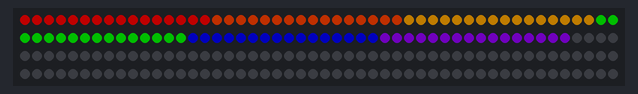
Bench run of a program on a simulated ESP8266 (Wemos D1 mini). Parts: 200 RGB LEDs in strip order, left to right, continuing on the next row. Dim RGB values are drawn brighter than linear; what the program prints to the serial monitor is not drawn.

Above: at 0.1 s.

The program:

main.cpp
```cpp
#include <Arduino.h>
#include <Adafruit_NeoPixel.h>


// ====== CONFIG ======
#define LED_PIN     12


Adafruit_NeoPixel strip(200, LED_PIN, NEO_GRB + NEO_KHZ800);

void setup() {
  // put your setup code here, to run once:
  Serial.begin(115200);
  strip.begin();
  strip.show();            // Initialize all pixels to 'off'
  strip.setBrightness(80); // 0–255, adjust to taste

}

void loop() {
  for(int i=0; i<16; i++) {
    strip.setPixelColor(i, 255, 0, 0); // red
  }
  for(int i=16; i<32; i++) {
    strip.setPixelColor(i, 255,65, 0); // red
  }
  for(int i=32; i<48; i++) {
    strip.setPixelColor(i, 255,165, 0); // red
  }
    for(int i=48; i<64; i++) {
    strip.setPixelColor(i, 0,255, 0); // red

  }
    for(int i=64; i<80; i++) {
    strip.setPixelColor(i, 0,0, 255); // red
  }
      for(int i=80; i<96; i++) {
    strip.setPixelColor(i, 150,0, 255); // red
  }
  strip.show();
  Serial.println("Red");
  delay(1000);
  // put your main code here, to run repeatedly:
}
```
